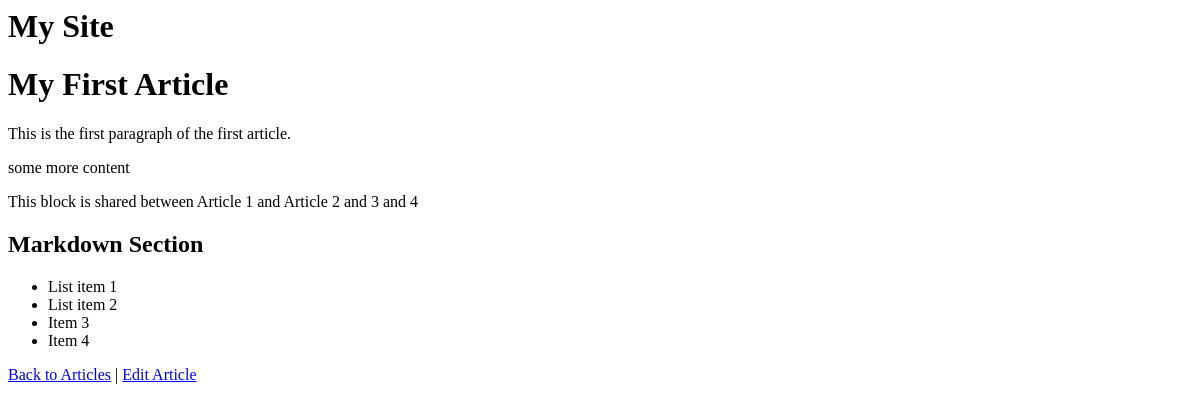
Page /articles/1 on the earlier database version.
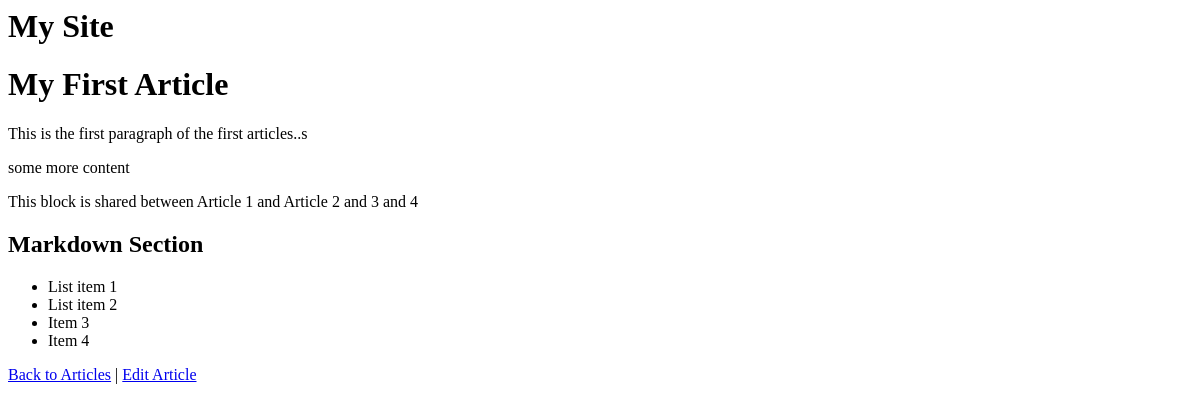
Same page on the later database version.
### database.py (models this page shows)
class Article(SQLModel, table=True):
    id: Optional[int] = Field(default=None, primary_key=True)
    title: str
    blocks: List["Block"] = Relationship(back_populates="articles", link_model=ArticleBlockLink)

class Block(SQLModel, table=True):
    id: Optional[int] = Field(default=None, primary_key=True)
    block_type: str
    content: str
    articles: List["Article"] = Relationship(back_populates="blocks", link_model=ArticleBlockLink)

### main.py (the view)
@app.get("/articles/{article_id}", response_class=HTMLResponse)
def get_article_details(request: Request, article_id: int, db: Session = Depends(get_db)):
    article = db.get(Article, article_id)
    if not article:
        return PlainTextResponse("Article not found", status_code=404)
    article_blocks_links = db.exec(
        select(ArticleBlockLink).where(ArticleBlockLink.article_id == article_id).order_by(ArticleBlockLink.order)
    ).all()
    blocks_with_order = []
    for link in article_blocks_links:
        block = db.get(Block, link.block_id)
        if block:
            blocks_with_order.append(block)
    article.blocks = blocks_with_order
    return templates.TemplateResponse("article-details.html", {"request": request, "article": article})

### templates/article-details.html
{% extends "base.html" %}
{% block content %}
<h1>{{ article.title }}</h1>
<div class="article-content">
    {% for block in article.blocks %}
        {% if block.block_type == 'text' %}
            <p>{{ block.content }}</p>
        {% elif block.block_type == 'image' %}
            <img src="{{ block.content }}" alt="Article Image">
        {% elif block.block_type == 'markdown' %}
            <div class="markdown-content">{{ block.content | markdown | safe }}</div>
        {% elif block.block_type == 'code' %}
            <pre><code>{{ block.content }}</code></pre>
        {% elif block.block_type == 'video' %}
            <video controls src="{{ block.content }}"></video>
        {% endif %}
    {% endfor %}
</div>
<p><a href="/articles">Back to Articles</a> | <a href="/articles/{{ article.id }}/edit">Edit Article</a></p>
{% endblock %}

### templates/base.html
<header>
      <h1>{{ title or "My Site" }}</h1>
    </header>
    <main>
      {% block content %}{% endblock %}
    </main>

Differences in the rows shown:
changed Block: content "This is the first paragraph of the first article." → "This is the first paragraph of the first articles..s"
